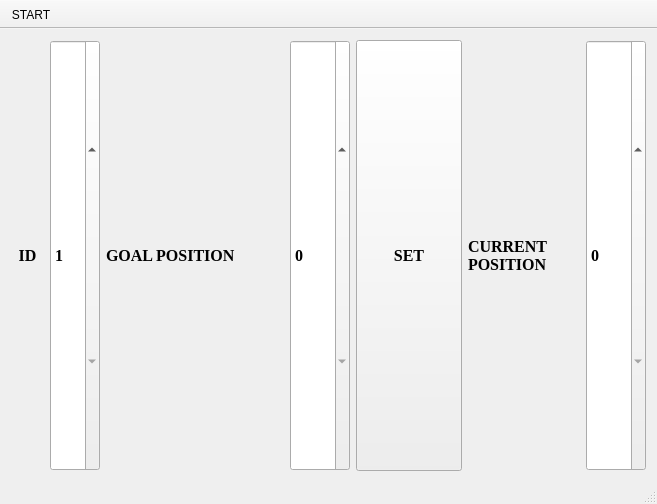
<?xml version="1.0" encoding="UTF-8"?>
<ui version="4.0">
 <class>MainWindow</class>
 <widget class="QMainWindow" name="MainWindow">
  <property name="geometry">
   <rect>
    <x>0</x>
    <y>0</y>
    <width>657</width>
    <height>504</height>
   </rect>
  </property>
  <property name="windowTitle">
   <string>Underwater Manipulator Control</string>
  </property>
  <property name="windowIcon">
   <iconset resource="Resource.qrc">
    <normaloff>:/icons/robot_arm.png</normaloff>:/icons/robot_arm.png</iconset>
  </property>
  <widget class="QWidget" name="centralWidget">
   <layout class="QGridLayout" name="gridLayout_4" rowstretch="1,6" columnstretch="1,4,2">
    <item row="0" column="0">
     <layout class="QGridLayout" name="gridLayout" columnstretch="2,3" columnminimumwidth="0,0">
      <item row="0" column="0">
       <widget class="QLabel" name="label_2">
        <property name="sizePolicy">
         <sizepolicy hsizetype="Expanding" vsizetype="Expanding">
          <horstretch>0</horstretch>
          <verstretch>0</verstretch>
         </sizepolicy>
        </property>
        <property name="font">
         <font>
          <family>Times New Roman</family>
          <pointsize>12</pointsize>
          <weight>75</weight>
          <bold>true</bold>
         </font>
        </property>
        <property name="text">
         <string>ID</string>
        </property>
        <property name="scaledContents">
         <bool>true</bool>
        </property>
        <property name="alignment">
         <set>Qt::AlignCenter</set>
        </property>
        <property name="wordWrap">
         <bool>true</bool>
        </property>
       </widget>
      </item>
      <item row="0" column="1">
       <widget class="QSpinBox" name="idSpinBox">
        <property name="sizePolicy">
         <sizepolicy hsizetype="Expanding" vsizetype="Expanding">
          <horstretch>0</horstretch>
          <verstretch>0</verstretch>
         </sizepolicy>
        </property>
        <property name="font">
         <font>
          <family>Times New Roman</family>
          <pointsize>12</pointsize>
          <weight>75</weight>
          <bold>true</bold>
         </font>
        </property>
        <property name="minimum">
         <number>1</number>
        </property>
        <property name="maximum">
         <number>6</number>
        </property>
       </widget>
      </item>
     </layout>
    </item>
    <item row="0" column="1">
     <layout class="QGridLayout" name="gridLayout_2" columnstretch="5,3,3">
      <item row="0" column="0">
       <widget class="QLabel" name="label">
        <property name="sizePolicy">
         <sizepolicy hsizetype="Expanding" vsizetype="Expanding">
          <horstretch>0</horstretch>
          <verstretch>0</verstretch>
         </sizepolicy>
        </property>
        <property name="font">
         <font>
          <family>Times New Roman</family>
          <pointsize>12</pointsize>
          <weight>75</weight>
          <bold>true</bold>
         </font>
        </property>
        <property name="text">
         <string>GOAL POSITION</string>
        </property>
        <property name="scaledContents">
         <bool>false</bool>
        </property>
        <property name="wordWrap">
         <bool>true</bool>
        </property>
       </widget>
      </item>
      <item row="0" column="1">
       <widget class="QSpinBox" name="GoalPosSpinBox">
        <property name="sizePolicy">
         <sizepolicy hsizetype="Fixed" vsizetype="Expanding">
          <horstretch>0</horstretch>
          <verstretch>0</verstretch>
         </sizepolicy>
        </property>
        <property name="font">
         <font>
          <family>Times New Roman</family>
          <pointsize>12</pointsize>
          <weight>75</weight>
          <bold>true</bold>
         </font>
        </property>
        <property name="maximum">
         <number>4095</number>
        </property>
       </widget>
      </item>
      <item row="0" column="2">
       <widget class="QPushButton" name="SetPosBtn">
        <property name="sizePolicy">
         <sizepolicy hsizetype="Expanding" vsizetype="Expanding">
          <horstretch>0</horstretch>
          <verstretch>0</verstretch>
         </sizepolicy>
        </property>
        <property name="font">
         <font>
          <family>Times New Roman</family>
          <pointsize>12</pointsize>
          <weight>75</weight>
          <bold>true</bold>
         </font>
        </property>
        <property name="text">
         <string>SET</string>
        </property>
        <property name="icon">
         <iconset resource="Resource.qrc">
          <normaloff>:/icons/goalpos.ico</normaloff>:/icons/goalpos.ico</iconset>
        </property>
        <property name="iconSize">
         <size>
          <width>30</width>
          <height>30</height>
         </size>
        </property>
       </widget>
      </item>
     </layout>
    </item>
    <item row="0" column="2">
     <layout class="QGridLayout" name="gridLayout_3" columnstretch="3,2">
      <item row="0" column="1">
       <widget class="QSpinBox" name="CurrentPosSpinBox">
        <property name="sizePolicy">
         <sizepolicy hsizetype="Fixed" vsizetype="Preferred">
          <horstretch>0</horstretch>
          <verstretch>0</verstretch>
         </sizepolicy>
        </property>
        <property name="font">
         <font>
          <family>Times New Roman</family>
          <pointsize>12</pointsize>
          <weight>75</weight>
          <bold>true</bold>
         </font>
        </property>
        <property name="maximum">
         <number>4095</number>
        </property>
       </widget>
      </item>
      <item row="0" column="0">
       <widget class="QLabel" name="label_3">
        <property name="font">
         <font>
          <family>Times New Roman</family>
          <pointsize>12</pointsize>
          <weight>75</weight>
          <bold>true</bold>
         </font>
        </property>
        <property name="text">
         <string>CURRENT POSITION</string>
        </property>
        <property name="wordWrap">
         <bool>true</bool>
        </property>
       </widget>
      </item>
     </layout>
    </item>
    <item row="1" column="0" colspan="3">
     <layout class="QGridLayout" name="glLayout"/>
    </item>
   </layout>
  </widget>
  <widget class="QToolBar" name="mainToolBar">
   <property name="movable">
    <bool>false</bool>
   </property>
   <property name="iconSize">
    <size>
     <width>20</width>
     <height>20</height>
    </size>
   </property>
   <property name="floatable">
    <bool>false</bool>
   </property>
   <attribute name="toolBarArea">
    <enum>TopToolBarArea</enum>
   </attribute>
   <attribute name="toolBarBreak">
    <bool>false</bool>
   </attribute>
   <addaction name="actionSettings"/>
  </widget>
  <widget class="QStatusBar" name="statusBar"/>
  <action name="actionSettings">
   <property name="icon">
    <iconset theme=":/icons/start.ico" resource="Resource.qrc">
     <normaloff>:/icons/setting.ico</normaloff>
     <normalon>:/icons/setting.ico</normalon>:/icons/setting.ico</iconset>
   </property>
   <property name="text">
    <string>START</string>
   </property>
   <property name="toolTip">
    <string>start serial port</string>
   </property>
  </action>
 </widget>
 <layoutdefault spacing="6" margin="11"/>
 <resources>
  <include location="Resource.qrc"/>
 </resources>
 <connections/>
</ui>
